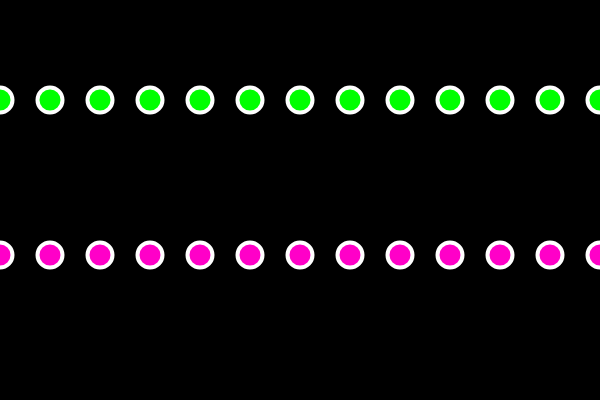
Frame 1 (no input)
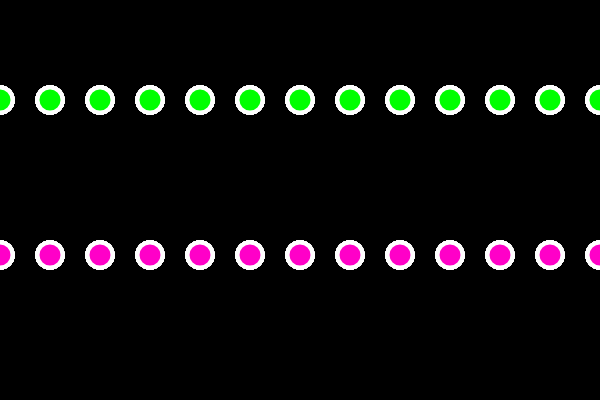
Frame 60 (no input)
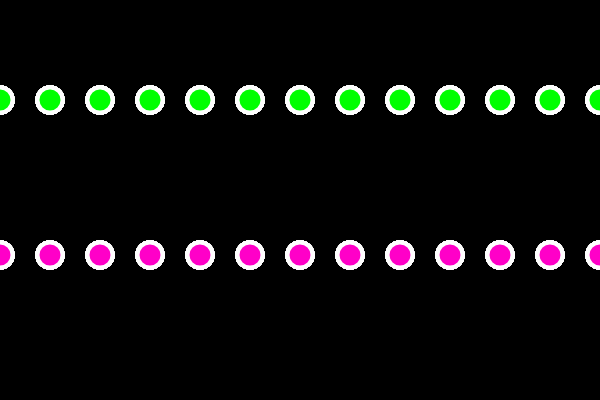
Frame 120 (the mouse pressed at the canvas centre since frame 60)

The p5.js sketch that drew these frames (run headless with seeded random() and noise() and a simulated clock; from frame 60 on, the mouse is pressed at the canvas centre):

// p5.js sketch
// ── sketch.js
function setup(){
    createCanvas(600,400);
    background(0);
}

function draw(){
    strokeWeight(4);
    stroke(255);
     
     var x=0;
     while(x<650){
       fill(0, 255, 0);
       ellipse(x,  100,25,25);
    x= x+50;
      
     }
    for(var x=0; x <650;  x = x + 50){
        fill(255,0, 200);
        ellipse(x,  255,25,25);
    }
}
